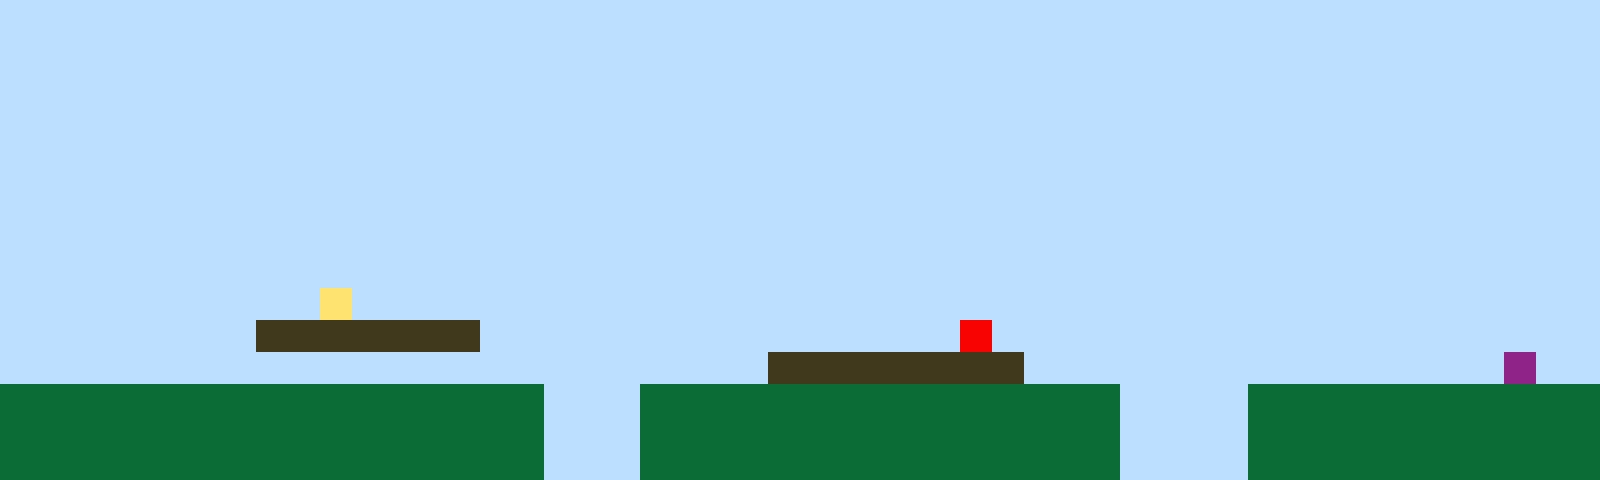

The image is a tile-based game level rendered from a .tmx file. Its description and complete source (layers, tilesets, objects, tile grids) follow:
An orthogonal 50x15 tile map with 32x32 px tiles, 1 tile layer (Tile Layer 1).

<map version="1.10" tiledversion="1.11.2" orientation="orthogonal" renderorder="right-up" width="50" height="15" tilewidth="32" tileheight="32" infinite="0" nextlayerid="2" nextobjectid="1"><editorsettings><export target="map1.csv" format="csv" /></editorsettings><tileset firstgid="1" name="sprites" tilewidth="32" tileheight="32" tilecount="6" columns="3"><image source="sprites.png" width="96" height="64" /></tileset><layer id="1" name="Tile Layer 1" width="50" height="15"><data encoding="csv">1,1,1,1,1,1,1,1,1,1,1,1,1,1,1,1,1,1,1,1,1,1,1,1,1,1,1,1,1,1,1,1,1,1,1,1,1,1,1,1,1,1,1,1,1,1,1,1,1,1,1,1,1,1,1,1,1,1,1,1,1,1,1,1,1,1,1,1,1,1,1,1,1,1,1,1,1,1,1,1,1,1,1,1,1,1,1,1,1,1,1,1,1,1,1,1,1,1,1,1,1,1,1,1,1,1,1,1,1,1,1,1,1,1,1,1,1,1,1,1,1,1,1,1,1,1,1,1,1,1,1,1,1,1,1,1,1,1,1,1,1,1,1,1,1,1,1,1,1,1,1,1,1,1,1,1,1,1,1,1,1,1,1,1,1,1,1,1,1,1,1,1,1,1,1,1,1,1,1,1,1,1,1,1,1,1,1,1,1,1,1,1,1,1,1,1,1,1,1,1,1,1,1,1,1,1,1,1,1,1,1,1,1,1,1,1,1,1,1,1,1,1,1,1,1,1,1,1,1,1,1,1,1,1,1,1,1,1,1,1,1,1,1,1,1,1,1,1,1,1,1,1,1,1,1,1,1,1,1,1,1,1,1,1,1,1,1,1,1,1,1,1,1,1,1,1,1,1,1,1,1,1,1,1,1,1,1,1,1,1,1,1,1,1,1,1,1,1,1,1,1,1,1,1,1,1,1,1,1,1,1,1,1,1,1,1,1,1,1,1,1,1,1,1,1,1,1,1,1,1,1,1,1,1,1,1,1,1,1,1,1,1,1,1,1,1,1,1,1,1,1,1,1,1,1,1,1,1,1,1,1,1,1,1,1,1,1,1,1,1,1,1,1,1,1,1,1,1,1,1,1,1,1,1,1,1,1,1,1,1,1,1,1,1,1,1,1,1,1,1,1,1,1,1,1,1,1,1,1,1,1,1,1,1,1,1,1,1,1,1,1,1,1,1,1,1,1,1,1,1,1,1,1,1,1,1,1,1,1,1,1,1,1,1,1,1,1,1,1,1,1,1,1,1,1,1,1,1,1,1,4,1,1,1,1,1,1,1,1,1,1,1,1,1,1,1,1,1,1,1,1,1,1,1,1,1,1,1,1,1,1,1,1,1,1,1,1,1,1,1,1,1,1,1,1,1,1,1,3,3,3,3,3,3,3,1,1,1,1,1,1,1,1,1,1,1,1,1,1,1,5,1,1,1,1,1,1,1,1,1,1,1,1,1,1,1,1,1,1,1,1,1,1,1,1,1,1,1,1,1,1,1,1,1,1,1,1,1,1,1,1,1,1,1,3,3,3,3,3,3,3,3,1,1,1,1,1,1,1,1,1,1,1,1,1,1,1,6,1,1,2,2,2,2,2,2,2,2,2,2,2,2,2,2,2,2,2,1,1,1,2,2,2,2,2,2,2,2,2,2,2,2,2,2,2,1,1,1,1,2,2,2,2,2,2,2,2,2,2,2,2,2,2,2,2,2,2,2,2,2,2,2,2,2,2,2,2,1,1,1,2,2,2,2,2,2,2,2,2,2,2,2,2,2,2,1,1,1,1,2,2,2,2,2,2,2,2,2,2,2,2,2,2,2,2,2,2,2,2,2,2,2,2,2,2,2,2,1,1,1,2,2,2,2,2,2,2,2,2,2,2,2,2,2,2,1,1,1,1,2,2,2,2,2,2,2,2,2,2,2</data></layer></map>
